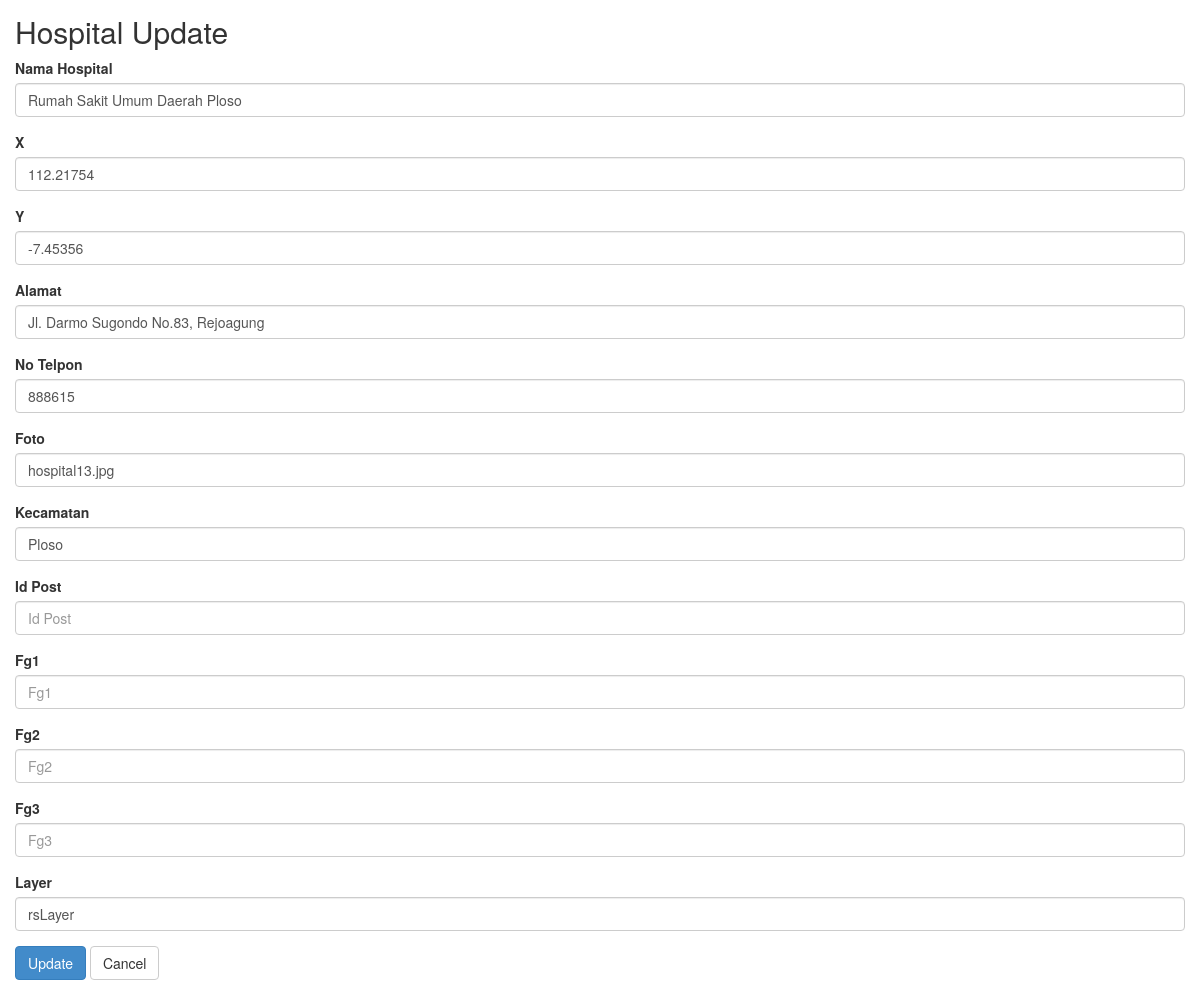
The page /hospital/update/14.html on the database its author committed.
### tables this page shows
CREATE TABLE `hospital` (
  `id_hospital` int(20) NOT NULL AUTO_INCREMENT,
  `nama_hospital` varchar(254) DEFAULT NULL,
  `x` double(20,5) DEFAULT NULL,
  `y` double(20,5) DEFAULT NULL,
  `alamat` varchar(254) DEFAULT NULL,
  `no_telpon` int(12) DEFAULT NULL,
  `foto` varchar(254) DEFAULT NULL,
  `kecamatan` varchar(100) DEFAULT NULL,
  `id_post` varchar(5) DEFAULT NULL,
  `fg1` varchar(50) DEFAULT NULL,
  `fg2` varchar(50) DEFAULT NULL,
  `fg3` varchar(50) DEFAULT NULL,
  `layer` varchar(50) DEFAULT NULL,
  UNIQUE KEY `OGR_FID` (`id_hospital`)
);

### application/controllers/Hospital.php (called while the page is built, shortened)
<?php
class Hospital extends CI_Controller
{
    function __construct()
    {
        $this->load->model('Hospital_model');
        $this->load->library('form_validation');
    }
    public function update($id)
    {
        $row = $this->Hospital_model->get_by_id($id);
        if ($row) {
            $data = array(
                'button' => 'Update',
                'action' => site_url('hospital/update_action'),
		'id_hospital' => set_value('id_hospital', $row->id_hospital),
		'nama_hospital' => set_value('nama_hospital', $row->nama_hospital),
		'x' => set_value('x', $row->x),
		'y' => set_value('y', $row->y),
		'alamat' => set_value('alamat', $row->alamat),
		'no_telpon' => set_value('no_telpon', $row->no_telpon),
		'foto' => set_value('foto', $row->foto),
		'kecamatan' => set_value('kecamatan', $row->kecamatan),
		'id_post' => set_value('id_post', $row->id_post),
		'fg1' => set_value('fg1', $row->fg1),
		'fg2' => set_value('fg2', $row->fg2),
		'fg3' => set_value('fg3', $row->fg3),
		'layer' => set_value('layer', $row->layer),
	    );
            $this->load->view('hospital/hospital_form', $data);
        } else {
            $this->session->set_flashdata('message', 'Record Not Found');
            redirect(site_url('hospital'));
        }
    }
}

### index.php (called while the page is built, shortened)
<?php
require_once BASEPATH.'core/CodeIgniter.php';

### application/models/Hospital_model.php (called while the page is built, shortened)
<?php
class Hospital_model extends CI_Model
{
    public $table = 'hospital';
    public $id = 'id_hospital';
    function get_by_id($id)
    {
        $this->db->where($this->id, $id);
        return $this->db->get($this->table)->row();
    }
}

### application/views/hospital/hospital_form.php (the view, shortened to what this page needs)
<!doctype html>
<html>
    <head>
        <link rel="stylesheet" href="<?php echo base_url('assets-crud/bootstrap/css/bootstrap.min.css') ?>"/>
    </head>
    <body>
        <h2 style="margin-top:0px">Hospital <?php echo $button ?></h2>
        <form action="<?php echo $action; ?>" method="post">
	    <div class="form-group">
            <label for="varchar">Nama Hospital <?php echo form_error('nama_hospital') ?></label>
            <input type="text" class="form-control" name="nama_hospital" id="nama_hospital" placeholder="Nama Hospital" value="<?php echo $nama_hospital; ?>" />
        </div>
	    <div class="form-group">
            <label for="double">X <?php echo form_error('x') ?></label>
            <input type="text" class="form-control" name="x" id="x" placeholder="X" value="<?php echo $x; ?>" />
        </div>
	    <div class="form-group">
            <label for="double">Y <?php echo form_error('y') ?></label>
            <input type="text" class="form-control" name="y" id="y" placeholder="Y" value="<?php echo $y; ?>" />
        </div>
	    <div class="form-group">
            <label for="varchar">Alamat <?php echo form_error('alamat') ?></label>
            <input type="text" class="form-control" name="alamat" id="alamat" placeholder="Alamat" value="<?php echo $alamat; ?>" />
        </div>
	    <div class="form-group">
            <label for="int">No Telpon <?php echo form_error('no_telpon') ?></label>
            <input type="text" class="form-control" name="no_telpon" id="no_telpon" placeholder="No Telpon" value="<?php echo $no_telpon; ?>" />
        </div>
	    <div class="form-group">
            <label for="varchar">Foto <?php echo form_error('foto') ?></label>
            <input type="text" class="form-control" name="foto" id="foto" placeholder="Foto" value="<?php echo $foto; ?>" />
        </div>
	    <div class="form-group">
            <label for="varchar">Kecamatan <?php echo form_error('kecamatan') ?></label>
            <input type="text" class="form-control" name="kecamatan" id="kecamatan" placeholder="Kecamatan" value="<?php echo $kecamatan; ?>" />
        </div>
	    <div class="form-group">
            <label for="varchar">Id Post <?php echo form_error('id_post') ?></label>
            <input type="text" class="form-control" name="id_post" id="id_post" placeholder="Id Post" value="<?php echo $id_post; ?>" />
        </div>
	    <div class="form-group">
            <label for="varchar">Fg1 <?php echo form_error('fg1') ?></label>
            <input type="text" class="form-control" name="fg1" id="fg1" placeholder="Fg1" value="<?php echo $fg1; ?>" />
        </div>
	    <div class="form-group">
            <label for="varchar">Fg2 <?php echo form_error('fg2') ?></label>
            <input type="text" class="form-control" name="fg2" id="fg2" placeholder="Fg2" value="<?php echo $fg2; ?>" />
        </div>
	    <div class="form-group">
            <label for="varchar">Fg3 <?php echo form_error('fg3') ?></label>
            <input type="text" class="form-control" name="fg3" id="fg3" placeholder="Fg3" value="<?php echo $fg3; ?>" />
        </div>
	    <div class="form-group">
            <label for="varchar">Layer <?php echo form_error('layer') ?></label>
            <input type="text" class="form-control" name="layer" id="layer" placeholder="Layer" value="<?php echo $layer; ?>" />
        </div>
	    <button type="submit" class="btn btn-primary"><?php echo $button ?></button>
	    <a href="<?php echo site_url('hospital') ?>" class="btn btn-default">Cancel</a>
	</form>
    </body>
</html>

### application/views/hospital/hospital_form.php (style rules this page uses)
body { padding: 15px; }

### rows shown on the page
hospital: nama_hospital "Rumah Sakit Umum Daerah Ploso", x "112.21754", y "-7.45356", alamat "Jl. Darmo Sugondo No.83, Rejoagung", no_telpon "888615", foto "hospital13.jpg", kecamatan "Ploso", layer "rsLayer"

### other values the page prints
$button "Update"
